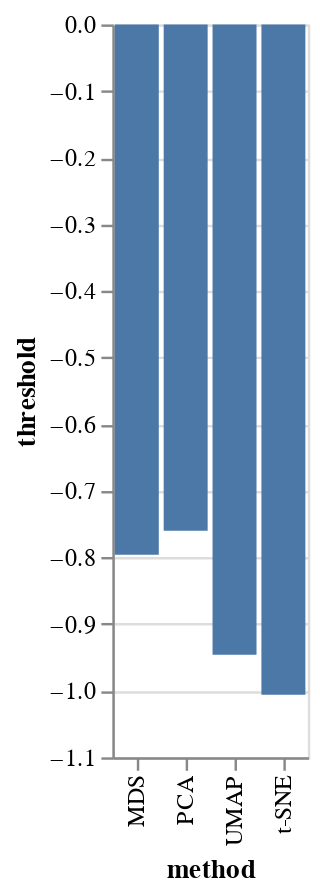

The cell this chart's notebook holds for it:
### Code cell
import altair as alt
alt.Chart(list_val).mark_bar().encode(
    x="method",
    y='threshold',
)

### Figure 1 — Vega-Lite specification as saved in the notebook (floating-point values rounded to 4 significant figures)
{"config": {"view": {"continuousWidth": 400, "continuousHeight": 300}}, "data": {"name": "data-205e24e3178f4b0cb94d6c20144dae43"}, "mark": "bar", "encoding": {"x": {"type": "nominal", "field": "method"}, "y": {"type": "quantitative", "field": "threshold"}}, "$schema": "https://vega.github.io/schema/vega-lite/v4.8.1.json", "datasets": {"data-205e24e3178f4b0cb94d6c20144dae43": [{"method": "PCA", "threshold": -0.7598}, {"method": "MDS", "threshold": -0.7958}, {"method": "t-SNE", "threshold": -1.006}, {"method": "UMAP", "threshold": -0.9459}]}}
